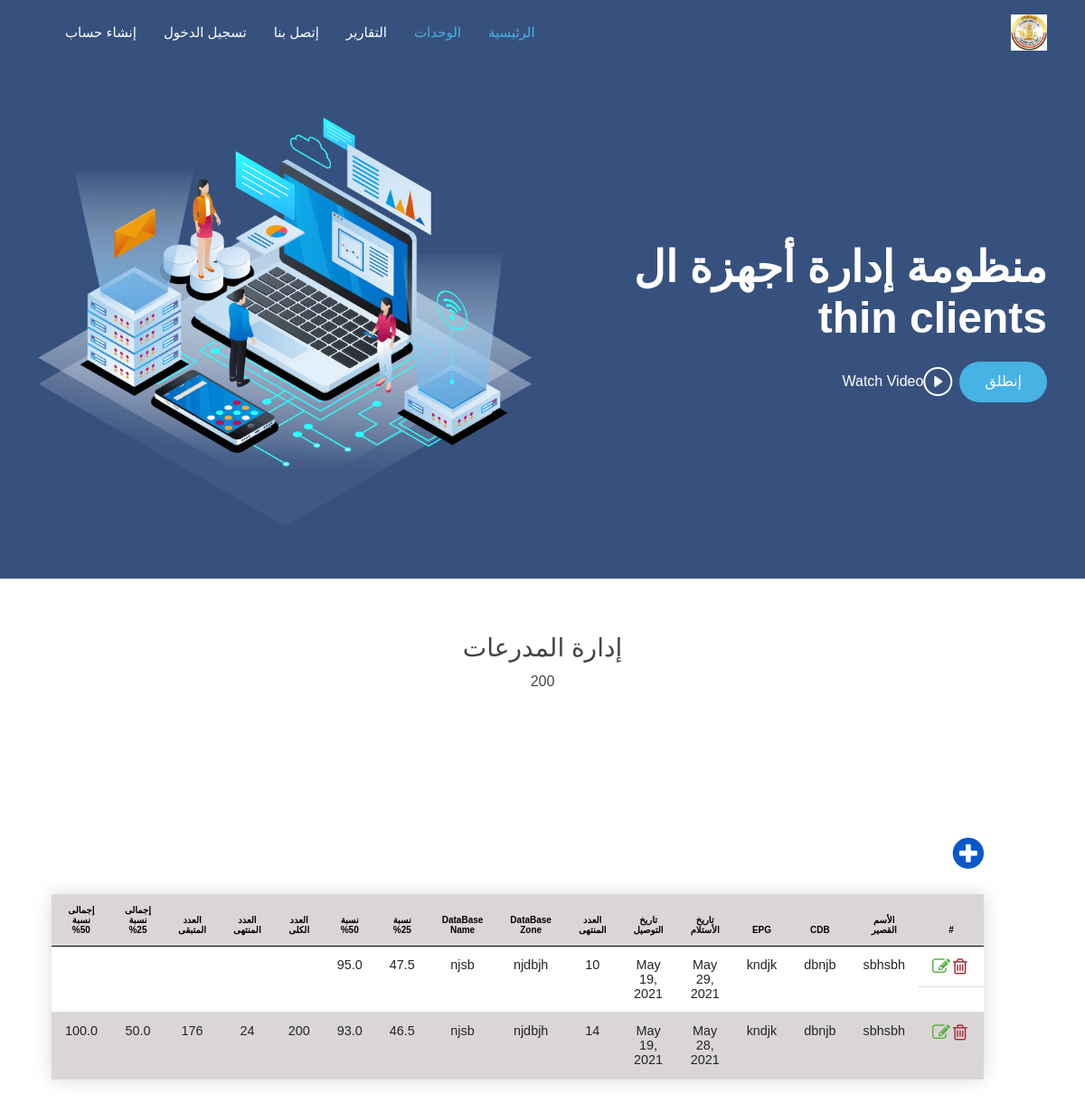
Screenshot of /devices/Unit/code/2 with the database file from the repository.
### devices/models.py (models this page shows, shortened)
class ThinCodeName(models.Model):
    NAME_CHOICES = (
        ('إدارة المشاة', 'إدارة المشاة'),
        ('إدارة المدرعات', 'إدارة المدرعات'),
        ('إدارة المدفعية', 'إدارة المدفعية'),
        ('إدارة المركبات', 'إدارة المركبات'),
        ('إدارة الشرطة العسكرية', 'إدارة الشرطة العسكرية'),
        ('إدارة الشؤون المعنوية', 'إدارة الشؤون المعنوية'),
        ('جهاز الرياضة العسكري', 'جهاز الرياضة العسكري'),
        ('هيئة التدريب للقوات المسلحة', 'هيئة التدريب للقوات المسلحة'),
        ('هيئة التفتيش للقوات المسلحة', 'هيئة التفتيش للقوات المسلحة'),
        ('إدارة الأسلحة والذخيرة', 'إدارة الأسلحة والذخيرة'),
        ('إدارة البحوث الفنية والتطوير', 'إدارة البحوث الفنية والتطوير'),
        ('مركز التنمية البشرية والعلوم السلوكية', 'مركز التنمية البشرية والعلوم السلوكية'),
        ('إدارة نوادي وفاندق ضباط ق.م', 'إدارة نوادي وفاندق ضباط ق.م'),
        (' جهاز مشروعات الخدمة الوطنية', 'جهاز مشروعات الخدمة الوطنية'),
        ('هيئة القضاء العسكري', 'هيئة القضاء العسكري'),
        ('إدارة المدعي العام', 'إدارة المدعي العام'),
        ('إدارة المحاكم العسكرية', 'إدارة المحاكم العسكرية'),
        ('إدارة الحرب الكيمائية', 'إدارة الحرب الكيمائية'),
        ('إدارة المتاحف العسكرية', 'إدارة المتاحف العسكرية'),
        ('قيادة قوات حرس الحدود', 'قيادة قوات حرس الحدود'),
        ('قيادة قوات الدفاع الشعبي والعسكري', 'قيادة قوات الدفاع الشعبي والعسكري'),
        ('إدارة الموسيقات العسكرية', 'إدارة الموسيقات العسكرية'),
        ('دار المحفوظات المركزية', 'دار المحفوظات المركزية'),
        ('المركز الرئيسية للتنبؤات الجوية', 'المركز الرئيسية للتنبؤات الجوية'),
        ('جهاز مراقبة وضمان الجودة/هيئة التسليح ق.م', 'جهاز مراقبة وضمان الجودة/هيئة التسليح ق.م'),
        (' إدارة التعليم والتدريب المهني', 'إدارة التعليم والتدريب المهني'),
        ('قيادة القوات الجوية', 'قيادة القوات الجوية'),
        ('المركز الإعلامي العسكري', 'المركز الإعلامي العسكري'),
        ('مركز تطوير وصيانة معدات النظم الألية', 'مركز تطوير وصيانة معدات النظم الألية'),
        ('مركز تدريب الية القيادة والسيطرة', 'مركز تدريب الية القيادة والسيطرة'),
        ('المنظومة تحرير', 'المنظومة تحرير'),
        ('إدارة المحفوظات المركزية', 'إدارة المحفوظات المركزية'),
        ('إدارة المياه', 'إدارة المياه'),
        ('إدارة الإشارة', 'إدارة الإشارة'),
        ('CCTV ', 'CCTV'),
        ('دفاع جوي', 'دفاع جوي'),
        ('جهاز تنمية الموارد المالية', 'جهاز تنمية الموارد المالية'),
        ('مؤسسة صندوق الجلاء للقوات المسلحة', 'مؤسسة صندوق الجلاء للقوات المسلحة'),
        ('صندوق التأميني التكميلي', 'صندوق التأميني التكميلي'),
        ('مؤسسة القروض', 'مؤسسة القروض'),
        ('صندوق التأمين الخاص', 'صندوق التأمين الخاص'),
        ('صندوق إسكان أفراد القوات المسلحة', 'صندوق إسكان أفراد القوات المسلحة'),
        ('هيئة الشؤون المالية للقوات المسلحة', 'هيئة الشؤون المالية للقوات المسلحة'),
        ('إدارة التفتيش والمحاسبات', 'إدارة التفتيش والمحاسبات'),
        ('إدارة الميزانية', 'إدارة الميزانية'),
        ('إدارة العلاقات العامة والتمويل الخارجي', 'إدارة العلاقات العامة والتمويل الخارجي'),
        ('الإدارة المركزية للمحاسبات', 'الإدارة المركزية للمحاسبات'),
        ('إدارة التأمين والمعاشات', 'إدارة التأمين والمعاشات'),
        ('هيئة التنظيم والإدارة للقوات المسلحة', 'هيئة التنظيم والإدارة للقوات المسلحة'),
        ('إدارة التجنيد والتعبئة', 'إدارة التجنيد والتعبئة'),
        ('إدارة السجلات العسكرية', 'إدارة السجلات العسكرية'),
        ('فرع الإنتقاء والتوجيه', 'فرع الإنتقاء والتوجي'),
        ('إدارة شؤون العاملين المدنيين', 'إدارة شؤون العاملين المدنيين'),
    )
    name = models.CharField(max_length=255, null=True, blank=True, choices=NAME_CHOICES, unique=True)
    code = models.IntegerField(blank=True, null=True)

class ThinDevicesUnits(models.Model):
    code = models.ForeignKey(ThinCodeName, on_delete=models.CASCADE, null=True)
    total_devices = models.ForeignKey(ThinCodeTotal, on_delete=models.CASCADE, null=True)
    devices_done = models.IntegerField(null=True, blank=True)
    updated = models.DateTimeField(auto_now=True)
    short_name = models.CharField(max_length=255, null=True, blank=True)
    epg = models.CharField(max_length=255, null=True, blank=True)
    cdb = models.CharField(max_length=255, null=True, blank=True)
    category = models.CharField(max_length=255, null=True, blank=True)
    database_zone = models.CharField(max_length=255, null=True, blank=True)
    database_name = models.CharField(max_length=255, null=True, blank=True)
    catoperation = models.CharField(max_length=255, null=True, blank=True)
    mangloc = models.CharField(max_length=255, null=True, blank=True)
    seprated_thin = models.CharField(max_length=255, null=True, blank=True)
    center110 = models.CharField(max_length=255, null=True, blank=True)
    center100 = models.CharField(max_length=255, null=True, blank=True)
    recieved_date = models.DateField(null=True, blank=True)
    delivery_date = models.DateField(null=True, blank=True)
    build = models.ForeignKey(ThinCodePlace, on_delete=models.CASCADE, null=True)
    groupwork = models.CharField(max_length=255, null=True, blank=True)
    @property
    def remain_devices(self):
        if self.devices_done is None:
            return self.total_devices.total
        else:
            return self.total_devices.total - self.devices_done
    @property
    def per25(self):
        if self.devices_done is None:
            return self.remain_devices
        else:
            return self.remain_devices * 25 / 100
    @property
    def per50(self):
        if self.devices_done is None:
            return self.remain_devices
        else:
            return self.remain_devices * 50 / 100

class ThinCodeTotal(models.Model):
    code = models.ForeignKey(ThinCodeName, on_delete=models.CASCADE)
    total = models.IntegerField(null=True, blank=True)

### devices/views.py (the view)
# urls.py: path('Unit/code/<int:pk>', views.unit_details_code, name='unit-detail-code'),
def unit_details_code(request, pk):
    unit = ThinCodeName.objects.get(pk=pk)
    total = ThinCodeTotal.objects.get(code=unit)
    thinclients = ThinDevicesUnits.objects.filter(code=unit)
    total_devices = total.total
    devices_done = thinclients.aggregate(Sum('devices_done'))
    remain = total_devices - devices_done['devices_done__sum']
    if total_devices is None:
        per25 = 0
        per50 = 0
    else:
        per25 = int(total_devices) * 25 / 100
        per50 = int(total_devices) * 50 / 100
    context = {"clients": thinclients, "pk": pk, "total_devices": total_devices, "unit": unit,"remain":remain,
               "devices_done": devices_done['devices_done__sum'], "per25": per25, "per50": per50}
    return render(request, 'devices/unit_details.html', context)

### devices/templates/devices/unit_details.html (shortened to what this page needs)
{% extends 'main.html' %}
{% load static %}
{% block body %}
    <main id="main">
    <section>
        <div class="section-title">
            <h3>{{ unit.name }}</h3>
            <p>{{ unit.code }}</p>
        </div>
                            <div id="get-started" class="padd-section text-center" style="width: 90%;margin: 8rem 7rem;">
            <div style="display:flex; flex-direction:row;">
                <i data-bs-toggle="modal" data-bs-target="#createModal" class="fa fa-plus-circle" aria-hidden="true"
                   style="color:#0a58ca;display:flex; order: 1; font-size: 40px;"></i>
            </div>
            <table class="table styled-table" style="width: 90%;">
                <thead>
                <tr>
                    <th scope="col">#</th>
                    <th scope="col">الأسم القصير</th>
                    <th scope="col">CDB</th>
                    <th scope="col">EPG</th>
                    <th scope="col">تاريخ الأستلام</th>
                    <th scope="col">تاريخ التوصيل</th>
                    <th scope="col">العدد المنتهى</th>
                    <th scope="col"> DataBase Zone</th>
                    <th scope="col"> DataBase Name</th>
                    <th scope="col"> نسبة 25%</th>
                    <th scope="col"> نسبة 50%</th>
                    <th scope="col"  rowspan="2">العدد الكلى</th>
                    <th scope="col" rowspan="2"> العدد المنتهى</th>
                                        <th scope="col">العدد المتبقى</th>
                    <th scope="col">إجمالى نسبة 25%</th>
                    <th scope="col">إجمالى نسبة 50%</th>
                </tr>
                </thead>
                <tbody>
                {% for device in clients %}
                    <tr>
                    <td style="display:flex; flex-direction:row;"><i data-bs-toggle="modal"
                                                                     data-bs-target="#deleteModal"
                                                                     id="{{ device.pk }}"
                                                                     style="color:#a52834; font-size:20px; margin-inline: 0.2rem;"
                                                                     class="fa fa-trash-o sara_delete"
                                                                     aria-hidden="true"></i>
                        <i data-bs-toggle="modal" data-bs-target="#updateModal"
                           style="color:#55b03f; font-size:20px;" id="{{ device.pk }}"
                           class="fa fa-pencil-square-o sara_edit" aria-hidden="true"></i>
                    </td>
                    <td>{{ device.short_name }}</td>
                    <td>{{ device.cdb }}</td>
                    <td>{{ device.epg }}</td>
                                        <td>{{ device.recieved_date }}</td>
                    <td>{{ device.delivery_date }}</td>
                    <td>{{ device.devices_done }}</td>
                    <td>{{ device.database_zone }}</td>
                    <td>{{ device.database_name }}</td>
                    <td>{{ device.per25 }}</td>
                    <td>{{ device.per50 }}</td>
                {% endfor %}
                    <td rowspan="0">{{ total_devices }}</td>
                    <td rowspan="0">{{ devices_done }}</td>
                    <td>{{ remain }}</td>
                    <td rowspan="0">{{ per25 }}</td>
                    <td rowspan="0">{{ per50 }}</td>
                </tr>
                </tbody>
            </table>
        </div>
    </section>
    </main>
{% endblock body %}

### static/css/style.css (style rules this page uses)
body { font-family: 'Almarai', sans-serif; color: #444444; }
h1, h2, h3, h4, h5, h6 { font-family: 'Almarai', sans-serif; }
section { padding: 60px 0; overflow: hidden; }
.section-title { text-align: center; padding-bottom: 30px; }
.section-title p { margin-bottom: 0; }

### devices/templates/devices/unit_details.html (style rules this page uses)
.styled-table { border-collapse: collapse; margin: 25px 0; font-size: 0.9em; font-family: sans-serif; min-width: 400px; box-shadow: 0 0 20px rgba(0, 0, 0, 0.15); }
.styled-table thead tr { background-color: #dbd6d6; color: #000000; text-align: left; font-size: 10px; }
.styled-table th, .styled-table td { padding: 12px 15px; text-align: center; }
.styled-table tbody tr { border-bottom: 1px solid #dddddd; text-align: center; }
.styled-table tbody tr:nth-of-type(even) { background-color: #dbd6d6; }
.styled-table tbody tr:last-of-type { border-bottom: 2px solid #dbd6d6; }

### rows the page displays
ThinCodeName: name "إدارة المدرعات", code "200"
ThinDevicesUnits: short_name "sbhsbh", cdb "dbnjb", epg "kndjk", recieved_date "May 29, 2021", delivery_date "May 19, 2021", devices_done "10", database_zone "njdbjh", database_name "njsb", per25 "47.5", per50 "95.0"
ThinDevicesUnits: short_name "sbhsbh", cdb "dbnjb", epg "kndjk", recieved_date "May 28, 2021", delivery_date "May 19, 2021", devices_done "14", database_zone "njdbjh", database_name "njsb", per25 "46.5", per50 "93.0"

### other values shown
{{ total_devices }} "200"
{{ devices_done }} "24"
{{ remain }} "176"
{{ per25 }} "50.0"
{{ per50 }} "100.0"
